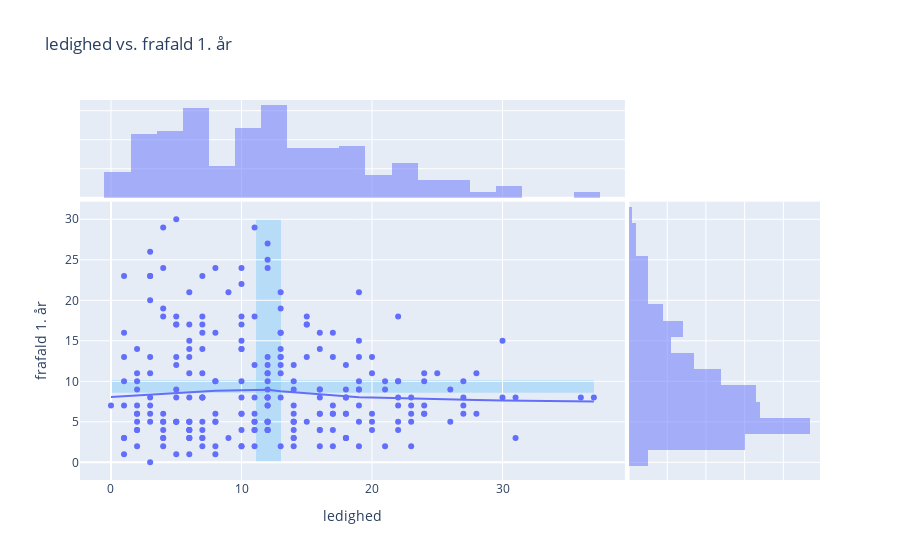
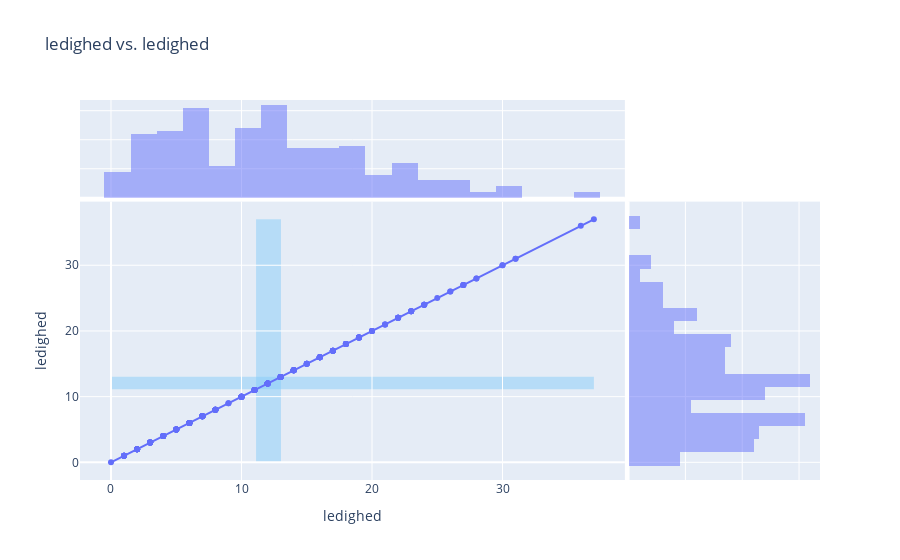
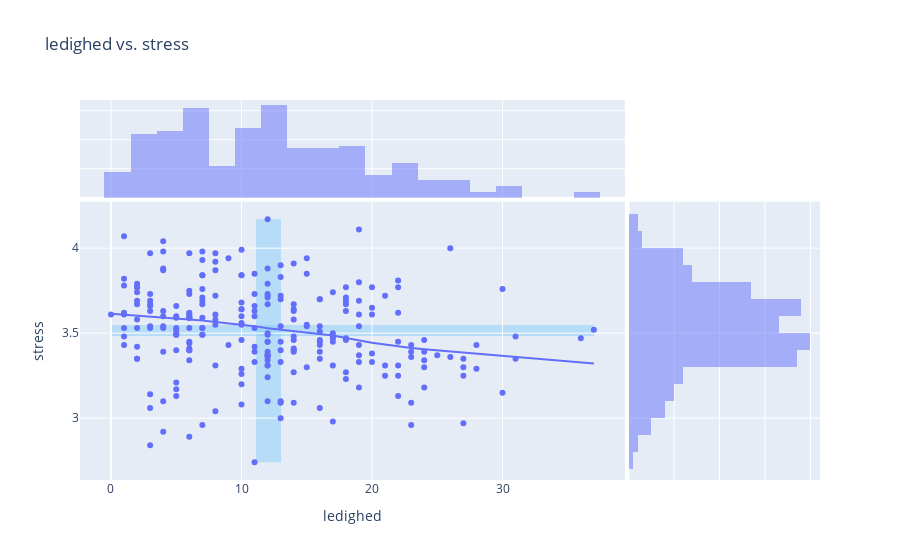
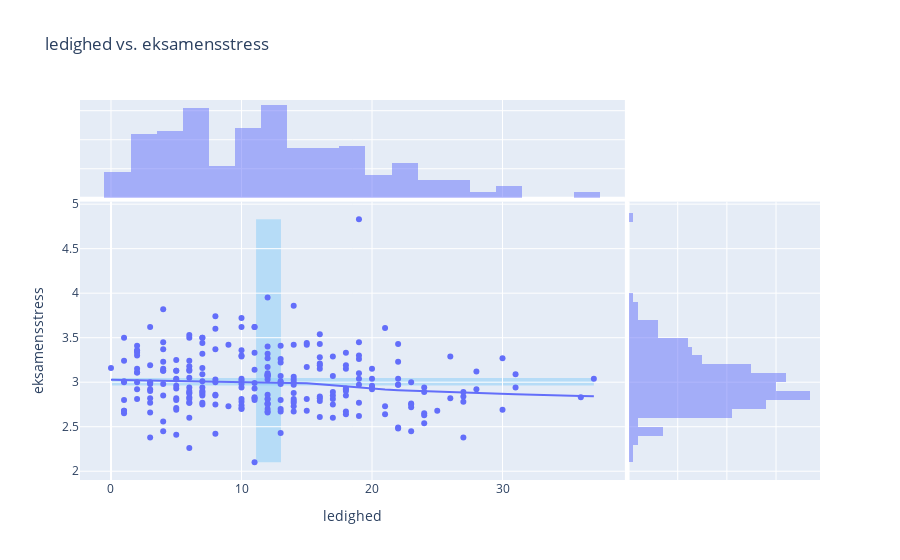

The code cell stored with these charts, in order, in its notebook:
### Code cell
testing_for = "ledighed"

for term in data_løn.mean().index:
    nice_plot(testing_for, term, show_us=False)

### Figure 1 — Plotly figure (JSON) as saved in the notebook; plotly's stock layout.template omitted (floating-point values rounded to 4 significant figures; data arrays with more than 128 entries replaced by an {"elided": "..."} marker saying what was removed)
{"data": [{"customdata": {"elided": "244x1 str values"}, "hoverlabel": {"namelength": 0}, "hovertemplate": "ledighed=%{x}<br>frafald 1. år=%{y}<br>Titel=%{customdata[0]}", "legendgroup": "", "marker": {"color": "#636efa", "symbol": "circle"}, "mode": "markers", "name": "", "showlegend": false, "type": "scatter", "x": {"elided": "244 int values"}, "xaxis": "x", "y": {"elided": "244 int values"}, "yaxis": "y"}, {"alignmentgroup": "True", "bingroup": "x", "hoverlabel": {"namelength": 0}, "hovertemplate": "ledighed=%{x}<br>count=%{y}", "legendgroup": "", "marker": {"color": "#636efa"}, "name": "", "offsetgroup": "", "opacity": 0.5, "showlegend": false, "type": "histogram", "x": {"elided": "244 int values"}, "xaxis": "x3", "yaxis": "y3"}, {"alignmentgroup": "True", "bingroup": "y", "hoverlabel": {"namelength": 0}, "hovertemplate": "frafald 1. år=%{y}<br>count=%{x}", "legendgroup": "", "marker": {"color": "#636efa"}, "name": "", "offsetgroup": "", "opacity": 0.5, "showlegend": false, "type": "histogram", "xaxis": "x2", "y": {"elided": "244 int values"}, "yaxis": "y2"}, {"hoverlabel": {"namelength": 0}, "hovertemplate": "<b>LOWESS trendline</b><br><br>ledighed=%{x}<br>frafald 1. år=%{y} <b>(trend)</b>", "legendgroup": "", "marker": {"color": "#636efa", "symbol": "circle"}, "mode": "lines", "name": "", "showlegend": false, "type": "scatter", "x": {"elided": "244 int values"}, "xaxis": "x", "y": {"elided": "244 float values"}, "yaxis": "y"}], "layout": {"barmode": "overlay", "legend": {"tracegroupgap": 0}, "shapes": [{"fillcolor": "LightSkyBlue", "layer": "below", "line": {"width": 0}, "opacity": 0.5, "type": "rect", "x0": 11.12, "x1": 13.02, "xref": "x", "y0": 0, "y1": 30, "yref": "y"}, {"fillcolor": "LightSkyBlue", "layer": "below", "line": {"width": 0}, "opacity": 0.5, "type": "rect", "x0": 0, "x1": 37, "xref": "x", "y0": 8.581, "y1": 10.16, "yref": "y"}], "title": {"text": "ledighed vs. frafald 1. år"}, "xaxis": {"anchor": "y", "domain": [0, 0.7363], "title": {"text": "ledighed"}}, "xaxis2": {"anchor": "y2", "domain": [0.7413, 1], "matches": "x2", "showgrid": true, "showline": false, "showticklabels": false, "ticks": ""}, "xaxis3": {"anchor": "y3", "domain": [0, 0.7363], "matches": "x", "showgrid": true, "showticklabels": false}, "xaxis4": {"anchor": "y4", "domain": [0.7413, 1], "matches": "x2", "showgrid": true, "showline": false, "showticklabels": false, "ticks": ""}, "yaxis": {"anchor": "x", "domain": [0, 0.7326], "title": {"text": "frafald 1. år"}}, "yaxis2": {"anchor": "x2", "domain": [0, 0.7326], "matches": "y", "showgrid": true, "showticklabels": false}, "yaxis3": {"anchor": "x3", "domain": [0.7426, 1], "matches": "y3", "showgrid": true, "showline": false, "showticklabels": false, "ticks": ""}, "yaxis4": {"anchor": "x4", "domain": [0.7426, 1], "matches": "y3", "showgrid": true, "showline": false, "showticklabels": false, "ticks": ""}}}

### Figure 2 — Plotly figure (JSON) as saved in the notebook; plotly's stock layout.template omitted (floating-point values rounded to 4 significant figures; data arrays with more than 128 entries replaced by an {"elided": "..."} marker saying what was removed)
{"data": [{"customdata": {"elided": "244x1 str values"}, "hoverlabel": {"namelength": 0}, "hovertemplate": "ledighed=%{y}<br>Titel=%{customdata[0]}", "legendgroup": "", "marker": {"color": "#636efa", "symbol": "circle"}, "mode": "markers", "name": "", "showlegend": false, "type": "scatter", "x": {"elided": "244 int values"}, "xaxis": "x", "y": {"elided": "244 int values"}, "yaxis": "y"}, {"alignmentgroup": "True", "bingroup": "x", "hoverlabel": {"namelength": 0}, "hovertemplate": "ledighed=%{x}<br>count=%{y}", "legendgroup": "", "marker": {"color": "#636efa"}, "name": "", "offsetgroup": "", "opacity": 0.5, "showlegend": false, "type": "histogram", "x": {"elided": "244 int values"}, "xaxis": "x3", "yaxis": "y3"}, {"alignmentgroup": "True", "bingroup": "y", "hoverlabel": {"namelength": 0}, "hovertemplate": "ledighed=%{y}<br>count=%{x}", "legendgroup": "", "marker": {"color": "#636efa"}, "name": "", "offsetgroup": "", "opacity": 0.5, "showlegend": false, "type": "histogram", "xaxis": "x2", "y": {"elided": "244 int values"}, "yaxis": "y2"}, {"hoverlabel": {"namelength": 0}, "hovertemplate": "<b>LOWESS trendline</b><br><br>ledighed=%{y} <b>(trend)</b>", "legendgroup": "", "marker": {"color": "#636efa", "symbol": "circle"}, "mode": "lines", "name": "", "showlegend": false, "type": "scatter", "x": {"elided": "244 int values"}, "xaxis": "x", "y": {"elided": "244 float values"}, "yaxis": "y"}], "layout": {"barmode": "overlay", "legend": {"tracegroupgap": 0}, "shapes": [{"fillcolor": "LightSkyBlue", "layer": "below", "line": {"width": 0}, "opacity": 0.5, "type": "rect", "x0": 11.12, "x1": 13.02, "xref": "x", "y0": 0, "y1": 37, "yref": "y"}, {"fillcolor": "LightSkyBlue", "layer": "below", "line": {"width": 0}, "opacity": 0.5, "type": "rect", "x0": 0, "x1": 37, "xref": "x", "y0": 11.12, "y1": 13.02, "yref": "y"}], "title": {"text": "ledighed vs. ledighed"}, "xaxis": {"anchor": "y", "domain": [0, 0.7363], "title": {"text": "ledighed"}}, "xaxis2": {"anchor": "y2", "domain": [0.7413, 1], "matches": "x2", "showgrid": true, "showline": false, "showticklabels": false, "ticks": ""}, "xaxis3": {"anchor": "y3", "domain": [0, 0.7363], "matches": "x", "showgrid": true, "showticklabels": false}, "xaxis4": {"anchor": "y4", "domain": [0.7413, 1], "matches": "x2", "showgrid": true, "showline": false, "showticklabels": false, "ticks": ""}, "yaxis": {"anchor": "x", "domain": [0, 0.7326], "title": {"text": "ledighed"}}, "yaxis2": {"anchor": "x2", "domain": [0, 0.7326], "matches": "y", "showgrid": true, "showticklabels": false}, "yaxis3": {"anchor": "x3", "domain": [0.7426, 1], "matches": "y3", "showgrid": true, "showline": false, "showticklabels": false, "ticks": ""}, "yaxis4": {"anchor": "x4", "domain": [0.7426, 1], "matches": "y3", "showgrid": true, "showline": false, "showticklabels": false, "ticks": ""}}}

### Figure 3 — Plotly figure (JSON) as saved in the notebook; plotly's stock layout.template omitted (floating-point values rounded to 4 significant figures; data arrays with more than 128 entries replaced by an {"elided": "..."} marker saying what was removed)
{"data": [{"customdata": {"elided": "244x1 str values"}, "hoverlabel": {"namelength": 0}, "hovertemplate": "ledighed=%{x}<br>stress=%{y}<br>Titel=%{customdata[0]}", "legendgroup": "", "marker": {"color": "#636efa", "symbol": "circle"}, "mode": "markers", "name": "", "showlegend": false, "type": "scatter", "x": {"elided": "244 int values"}, "xaxis": "x", "y": {"elided": "244 float values"}, "yaxis": "y"}, {"alignmentgroup": "True", "bingroup": "x", "hoverlabel": {"namelength": 0}, "hovertemplate": "ledighed=%{x}<br>count=%{y}", "legendgroup": "", "marker": {"color": "#636efa"}, "name": "", "offsetgroup": "", "opacity": 0.5, "showlegend": false, "type": "histogram", "x": {"elided": "244 int values"}, "xaxis": "x3", "yaxis": "y3"}, {"alignmentgroup": "True", "bingroup": "y", "hoverlabel": {"namelength": 0}, "hovertemplate": "stress=%{y}<br>count=%{x}", "legendgroup": "", "marker": {"color": "#636efa"}, "name": "", "offsetgroup": "", "opacity": 0.5, "showlegend": false, "type": "histogram", "xaxis": "x2", "y": {"elided": "244 float values"}, "yaxis": "y2"}, {"hoverlabel": {"namelength": 0}, "hovertemplate": "<b>LOWESS trendline</b><br><br>ledighed=%{x}<br>stress=%{y} <b>(trend)</b>", "legendgroup": "", "marker": {"color": "#636efa", "symbol": "circle"}, "mode": "lines", "name": "", "showlegend": false, "type": "scatter", "x": {"elided": "244 int values"}, "xaxis": "x", "y": {"elided": "244 float values"}, "yaxis": "y"}], "layout": {"barmode": "overlay", "legend": {"tracegroupgap": 0}, "shapes": [{"fillcolor": "LightSkyBlue", "layer": "below", "line": {"width": 0}, "opacity": 0.5, "type": "rect", "x0": 11.12, "x1": 13.02, "xref": "x", "y0": 2.74, "y1": 4.17, "yref": "y"}, {"fillcolor": "LightSkyBlue", "layer": "below", "line": {"width": 0}, "opacity": 0.5, "type": "rect", "x0": 0, "x1": 37, "xref": "x", "y0": 3.484, "y1": 3.548, "yref": "y"}], "title": {"text": "ledighed vs. stress"}, "xaxis": {"anchor": "y", "domain": [0, 0.7363], "title": {"text": "ledighed"}}, "xaxis2": {"anchor": "y2", "domain": [0.7413, 1], "matches": "x2", "showgrid": true, "showline": false, "showticklabels": false, "ticks": ""}, "xaxis3": {"anchor": "y3", "domain": [0, 0.7363], "matches": "x", "showgrid": true, "showticklabels": false}, "xaxis4": {"anchor": "y4", "domain": [0.7413, 1], "matches": "x2", "showgrid": true, "showline": false, "showticklabels": false, "ticks": ""}, "yaxis": {"anchor": "x", "domain": [0, 0.7326], "title": {"text": "stress"}}, "yaxis2": {"anchor": "x2", "domain": [0, 0.7326], "matches": "y", "showgrid": true, "showticklabels": false}, "yaxis3": {"anchor": "x3", "domain": [0.7426, 1], "matches": "y3", "showgrid": true, "showline": false, "showticklabels": false, "ticks": ""}, "yaxis4": {"anchor": "x4", "domain": [0.7426, 1], "matches": "y3", "showgrid": true, "showline": false, "showticklabels": false, "ticks": ""}}}

### Figure 4 — Plotly figure (JSON) as saved in the notebook; plotly's stock layout.template omitted (floating-point values rounded to 4 significant figures; data arrays with more than 128 entries replaced by an {"elided": "..."} marker saying what was removed)
{"data": [{"customdata": {"elided": "244x1 str values"}, "hoverlabel": {"namelength": 0}, "hovertemplate": "ledighed=%{x}<br>eksamensstress=%{y}<br>Titel=%{customdata[0]}", "legendgroup": "", "marker": {"color": "#636efa", "symbol": "circle"}, "mode": "markers", "name": "", "showlegend": false, "type": "scatter", "x": {"elided": "244 int values"}, "xaxis": "x", "y": {"elided": "244 float values"}, "yaxis": "y"}, {"alignmentgroup": "True", "bingroup": "x", "hoverlabel": {"namelength": 0}, "hovertemplate": "ledighed=%{x}<br>count=%{y}", "legendgroup": "", "marker": {"color": "#636efa"}, "name": "", "offsetgroup": "", "opacity": 0.5, "showlegend": false, "type": "histogram", "x": {"elided": "244 int values"}, "xaxis": "x3", "yaxis": "y3"}, {"alignmentgroup": "True", "bingroup": "y", "hoverlabel": {"namelength": 0}, "hovertemplate": "eksamensstress=%{y}<br>count=%{x}", "legendgroup": "", "marker": {"color": "#636efa"}, "name": "", "offsetgroup": "", "opacity": 0.5, "showlegend": false, "type": "histogram", "xaxis": "x2", "y": {"elided": "244 float values"}, "yaxis": "y2"}, {"hoverlabel": {"namelength": 0}, "hovertemplate": "<b>LOWESS trendline</b><br><br>ledighed=%{x}<br>eksamensstress=%{y} <b>(trend)</b>", "legendgroup": "", "marker": {"color": "#636efa", "symbol": "circle"}, "mode": "lines", "name": "", "showlegend": false, "type": "scatter", "x": {"elided": "244 int values"}, "xaxis": "x", "y": {"elided": "244 float values"}, "yaxis": "y"}], "layout": {"barmode": "overlay", "legend": {"tracegroupgap": 0}, "shapes": [{"fillcolor": "LightSkyBlue", "layer": "below", "line": {"width": 0}, "opacity": 0.5, "type": "rect", "x0": 11.12, "x1": 13.02, "xref": "x", "y0": 2.1, "y1": 4.83, "yref": "y"}, {"fillcolor": "LightSkyBlue", "layer": "below", "line": {"width": 0}, "opacity": 0.5, "type": "rect", "x0": 0, "x1": 37, "xref": "x", "y0": 2.964, "y1": 3.046, "yref": "y"}], "title": {"text": "ledighed vs. eksamensstress"}, "xaxis": {"anchor": "y", "domain": [0, 0.7363], "title": {"text": "ledighed"}}, "xaxis2": {"anchor": "y2", "domain": [0.7413, 1], "matches": "x2", "showgrid": true, "showline": false, "showticklabels": false, "ticks": ""}, "xaxis3": {"anchor": "y3", "domain": [0, 0.7363], "matches": "x", "showgrid": true, "showticklabels": false}, "xaxis4": {"anchor": "y4", "domain": [0.7413, 1], "matches": "x2", "showgrid": true, "showline": false, "showticklabels": false, "ticks": ""}, "yaxis": {"anchor": "x", "domain": [0, 0.7326], "title": {"text": "eksamensstress"}}, "yaxis2": {"anchor": "x2", "domain": [0, 0.7326], "matches": "y", "showgrid": true, "showticklabels": false}, "yaxis3": {"anchor": "x3", "domain": [0.7426, 1], "matches": "y3", "showgrid": true, "showline": false, "showticklabels": false, "ticks": ""}, "yaxis4": {"anchor": "x4", "domain": [0.7426, 1], "matches": "y3", "showgrid": true, "showline": false, "showticklabels": false, "ticks": ""}}}
